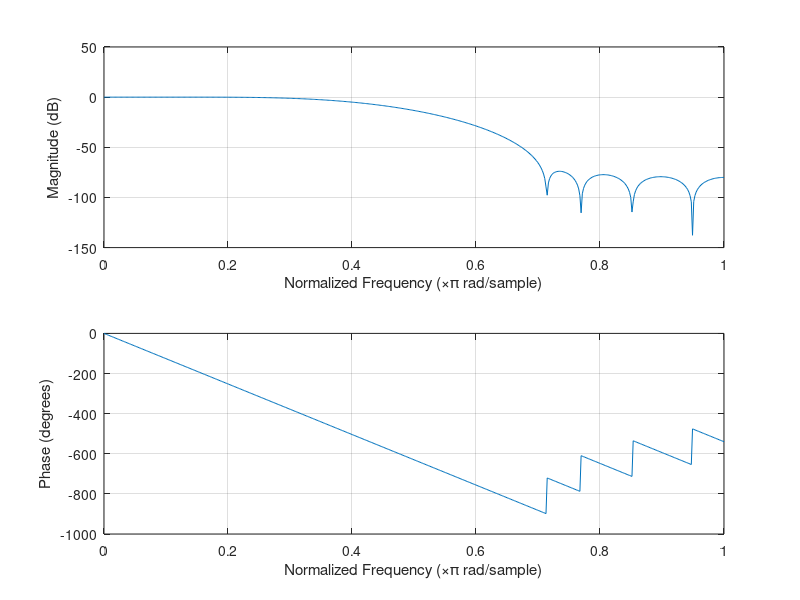
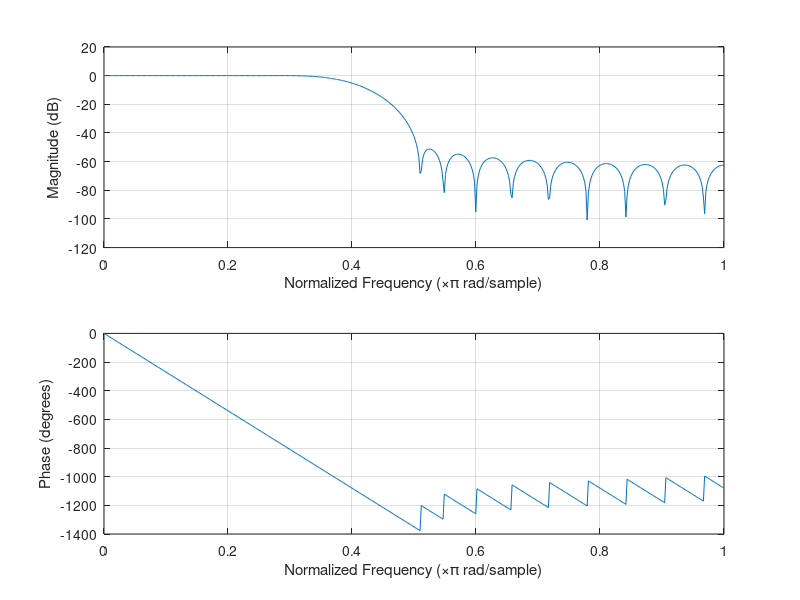
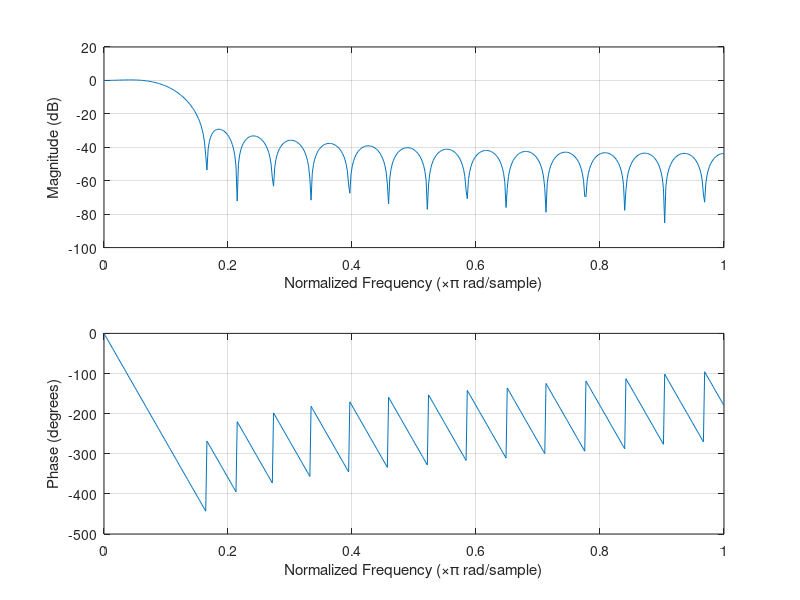
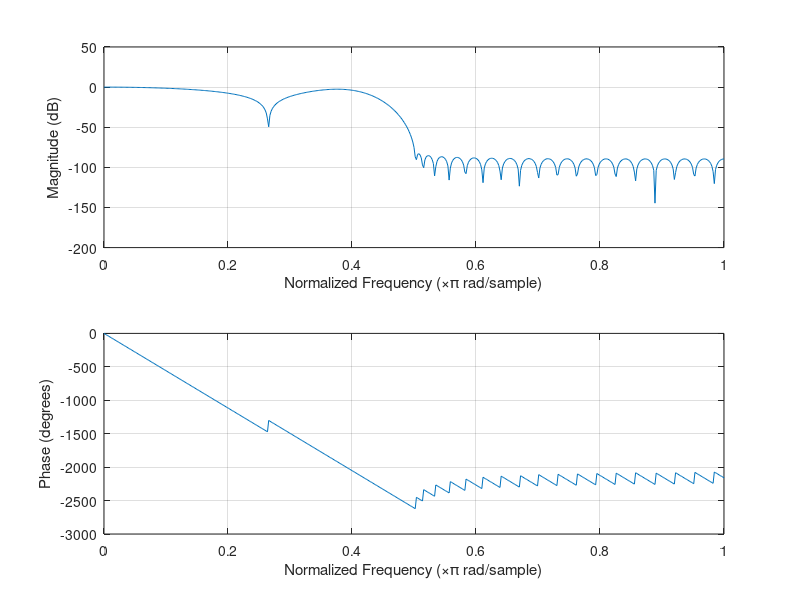

Reproduce these figures in MATLAB, in order.
% Filter design for parallel-gs NTSC/PAL filtering.
pkg load signal;

% As defined by BT.601.
bt601_rate = 13.5e6;

% The subclock of PS2 seems to be 4x BT.601 rate.
subpixel_rate = 4 * bt601_rate;
subpixel_nyquist = subpixel_rate / 2;

ntsc_subcarrier = 315e6 / 88;
pal_subcarrier = 4.43361875e6;

% Grabbed some sensible values from a paper that discusses a physical NTSC/PAL impl in 1997,
% so it looks plausible that PS2 would ship something similar.
ntsc_luma_bw = 4.2e6;
ntsc_luma_stop = 6.75e6;
ntsc_chroma_bw = 1.0e6;
ntsc_chroma_stop = 2.0e6;

% PAL-B which was used in Norway.
pal_luma_bw = 5e6;
pal_luma_stop = 6.75e6;
pal_chroma_bw = 1.3e6;
pal_chroma_stop = 2.2e6;

% First stage of downsampling from 54 MHz to 27 MHz.
% Assume some zero-order hold behavior coming out of the CRTC due to its subclock behavior.
% Most likely it's just holding pixels until the horizontal divider clocks enough times.
% 640 * 4 = 2560
% 512 * 5 = 2560
% 256 * 10 = 2560
% etc ...
% Allow some aliasing to go through to keep filter length reasonable.
% We'll filter that away in the next pass.
ntsc_downsampling_filter = firls(14, [0, ntsc_luma_bw * 1.1, subpixel_nyquist * 0.7, subpixel_nyquist] / subpixel_nyquist, [1 1 0 0]);
pal_downsampling_filter = firls(14, [0, pal_luma_bw * 1.1, subpixel_nyquist * 0.7, subpixel_nyquist] / subpixel_nyquist, [1 1 0 0]);

% Encode filters at 27 MHz. Pure low-pass.
%luma_lp_encode = fir1(30, 0.3689, 'low', kaiser(31, 8.0))'
ntsc_luma_lp_encode = firls(30, [0, ntsc_luma_bw, ntsc_luma_stop, bt601_rate] / bt601_rate, [1 1 0 0]);
ntsc_chroma_lp_encode = firls(30, [0, ntsc_chroma_bw, ntsc_chroma_stop, bt601_rate] / bt601_rate, [1 1 0 0]);
pal_luma_lp_encode = firls(30, [0, pal_luma_bw, ntsc_luma_stop, bt601_rate] / bt601_rate, [1 1 0 0]);
pal_chroma_lp_encode = firls(30, [0, pal_chroma_bw, ntsc_chroma_stop, bt601_rate] / bt601_rate, [1 1 0 0]);

% Decoding composite is much harder.

% NTSC decode
% Suppress the luma DC which ends up at subcarrier freq after demodulating.
ntsc_chroma_lp_decode = firls(64 - 6, [0, ntsc_chroma_bw * 0.5, ntsc_chroma_stop * 0.5, bt601_rate] / bt601_rate, [1 1 0 0])';

ntsc_subcarrier_w = ntsc_subcarrier / (2 * bt601_rate);
subcarrier_zero = exp(2 * pi * j * ntsc_subcarrier_w);
subcarrier_notch = real(conv([1, -subcarrier_zero], [1, -conj(subcarrier_zero)]));
subcarrier_notch = subcarrier_notch' / sum(subcarrier_notch);
ntsc_chroma_lp_decode = conv(ntsc_chroma_lp_decode, subcarrier_notch);

% Suppress the carrier when decoding luma. This leads to less detail in luma.
% Main alternatives are multi-line comb filters, etc.
ntsc_luma_lp_decode = firls(64 - 4, [0, ntsc_luma_bw, ntsc_luma_stop, bt601_rate] / bt601_rate, [1 1 0 0]);
subcarrier_notch = real(conv([1, -subcarrier_zero], [1, -conj(subcarrier_zero)]));
subcarrier_notch = subcarrier_notch' / sum(subcarrier_notch);
ntsc_luma_lp_decode = conv(ntsc_luma_lp_decode, subcarrier_notch)';

% Suppress harmonics of subcarrier which arise when demodulating.
ntsc_subcarrier_w = 2.0 * ntsc_subcarrier / (2 * bt601_rate);
subcarrier_zero = exp(2 * pi * j * ntsc_subcarrier_w);
subcarrier_notch = real(conv([1, -subcarrier_zero], [1, -conj(subcarrier_zero)]));
subcarrier_notch = subcarrier_notch' / sum(subcarrier_notch);
ntsc_chroma_lp_decode = conv(ntsc_chroma_lp_decode, subcarrier_notch)';

% PAL decode
% Just use different carrier freqs.
pal_chroma_lp_decode = firls(64 - 6, [0, pal_chroma_bw * 0.5, pal_chroma_stop * 0.5, bt601_rate] / bt601_rate, [1 1 0 0])';

pal_subcarrier_w = pal_subcarrier / (2 * bt601_rate);
subcarrier_zero = exp(2 * pi * j * pal_subcarrier_w);
subcarrier_notch = real(conv([1, -subcarrier_zero], [1, -conj(subcarrier_zero)]));
subcarrier_notch = subcarrier_notch' / sum(subcarrier_notch);
pal_chroma_lp_decode = conv(pal_chroma_lp_decode, subcarrier_notch);

pal_luma_lp_decode = firls(64 - 4, [0, pal_luma_bw, pal_luma_stop, bt601_rate] / bt601_rate, [1 1 0 0]);
subcarrier_notch = real(conv([1, -subcarrier_zero], [1, -conj(subcarrier_zero)]));
subcarrier_notch = subcarrier_notch' / sum(subcarrier_notch);
pal_luma_lp_decode = conv(pal_luma_lp_decode, subcarrier_notch)';

% Suppress harmonics of subcarrier which arise when demodulating.
pal_subcarrier_w = 2.0 * pal_subcarrier / (2 * bt601_rate);
subcarrier_zero = exp(2 * pi * j * pal_subcarrier_w);
subcarrier_notch = real(conv([1, -subcarrier_zero], [1, -conj(subcarrier_zero)]));
subcarrier_notch = subcarrier_notch' / sum(subcarrier_notch);
pal_chroma_lp_decode = conv(pal_chroma_lp_decode, subcarrier_notch)';

ntsc_luma_lp_decode = ntsc_luma_lp_decode / sum(ntsc_luma_lp_decode);
pal_luma_lp_decode = pal_luma_lp_decode / sum(pal_luma_lp_decode);
ntsc_chroma_lp_decode = ntsc_chroma_lp_decode / sum(ntsc_chroma_lp_decode);
pal_chroma_lp_decode = pal_chroma_lp_decode / sum(pal_chroma_lp_decode);

% Normalize the filters so that DC gain is exactly 0.0 dB.
ntsc_downsampling_filter = ntsc_downsampling_filter / sum(ntsc_downsampling_filter);
ntsc_luma_lp_encode = ntsc_luma_lp_encode / sum(ntsc_luma_lp_encode);
ntsc_chroma_lp_encode = ntsc_chroma_lp_encode / sum(ntsc_chroma_lp_encode);
ntsc_luma_lp_decode = ntsc_luma_lp_decode / sum(ntsc_luma_lp_decode);
ntsc_chroma_lp_decode = ntsc_chroma_lp_decode / sum(ntsc_chroma_lp_decode);

pal_downsampling_filter = pal_downsampling_filter / sum(pal_downsampling_filter);
pal_luma_lp_encode = pal_luma_lp_encode / sum(pal_luma_lp_encode);
pal_chroma_lp_encode = pal_chroma_lp_encode / sum(pal_chroma_lp_encode);
pal_luma_lp_decode = pal_luma_lp_decode / sum(pal_luma_lp_decode);
pal_chroma_lp_decode = pal_chroma_lp_decode / sum(pal_chroma_lp_decode);

h = figure();
set(h, 'Name', 'NTSC downsample filter');
freqz(ntsc_downsampling_filter);

h = figure();
set(h, 'Name', 'NTSC Y encode filter @ 27 MHz');
freqz(ntsc_luma_lp_encode);

h = figure();
set(h, 'Name', 'NTSC UV encode filter @ 27 MHz');
freqz(ntsc_chroma_lp_encode);

h = figure();
set(h, 'Name', 'NTSC Y decode filter @ 27 MHz');
freqz(ntsc_luma_lp_decode);

h = figure();
set(h, 'Name', 'NTSC UV decode filter @ 27 MHz');
freqz(ntsc_chroma_lp_decode);

h = figure();
set(h, 'Name', 'PAL downsample filter @ 27 MHz');
freqz(pal_downsampling_filter);

h = figure();
set(h, 'Name', 'PAL Y encode filter @ 27 MHz');
freqz(pal_luma_lp_encode);

h = figure();
set(h, 'Name', 'PAL UV encode filter @ 27 MHz');
freqz(pal_chroma_lp_encode);

h = figure();
set(h, 'Name', 'PAL Y decode filter @ 27 MHz');
freqz(pal_luma_lp_decode);

h = figure();
set(h, 'Name', 'PAL UV decode filter @ 27 MHz');
freqz(pal_chroma_lp_decode);


assert(length(ntsc_downsampling_filter) == 15, "Length must be 15");
assert(length(ntsc_luma_lp_encode) == 31, "Length must be 31");
assert(length(ntsc_chroma_lp_encode) == 31, "Length must be 31");
assert(length(ntsc_luma_lp_decode) == 63, "Length must be 63");
assert(length(ntsc_chroma_lp_decode) == 63, "Length must be 63");

assert(length(pal_downsampling_filter) == 15, "Length must be 15");
assert(length(pal_luma_lp_encode) == 31, "Length must be 31");
assert(length(pal_chroma_lp_encode) == 31, "Length must be 31");
assert(length(pal_luma_lp_decode) == 63, "Length must be 63");
assert(length(pal_chroma_lp_decode) == 63, "Length must be 63");

printf("// Autogenerated by generate_analog_filters.m\n");
printf("const float DownsamplingKernelNTSC[16] = float[](\n");
printf("    0.0,\n");
printf("    %.10f,\n", ntsc_downsampling_filter(1:14));
printf("    %.10f);\n", ntsc_downsampling_filter(15));
printf("\n");
printf("const float LumaEncodeNTSC[31] = float[](\n");
printf("    %.10f,\n", ntsc_luma_lp_encode(1:30));
printf("    %.10f);\n", ntsc_luma_lp_encode(31));
printf("\n");
printf("const float ChromaEncodeNTSC[31] = float[](\n");
printf("    %.10f,\n", ntsc_chroma_lp_encode(1:30));
printf("    %.10f);\n", ntsc_chroma_lp_encode(31));
printf("\n");
printf("const float LumaDecodeNTSC[63] = float[](\n");
printf("    %.10f,\n", ntsc_luma_lp_decode(1:62));
printf("    %.10f);\n", ntsc_luma_lp_decode(63));
printf("\n");
printf("const float ChromaDecodeNTSC[63] = float[](\n");
printf("    %.10f,\n", ntsc_chroma_lp_decode(1:62));
printf("    %.10f);\n", ntsc_chroma_lp_decode(63));
printf("\n");
printf("const float DownsamplingKernelPAL[16] = float[](\n");
printf("    0.0,\n");
printf("    %.10f,\n", pal_downsampling_filter(1:14));
printf("    %.10f);\n", pal_downsampling_filter(15));
printf("\n");
printf("const float LumaEncodePAL[31] = float[](\n");
printf("    %.10f,\n", pal_luma_lp_encode(1:30));
printf("    %.10f);\n", pal_luma_lp_encode(31));
printf("\n");
printf("const float ChromaEncodePAL[31] = float[](\n");
printf("    %.10f,\n", pal_chroma_lp_encode(1:30));
printf("    %.10f);\n", pal_chroma_lp_encode(31));
printf("\n");
printf("const float LumaDecodePAL[63] = float[](\n");
printf("    %.8f,\n", pal_luma_lp_decode(1:62));
printf("    %.8f);\n", pal_luma_lp_decode(63));
printf("\n");
printf("const float ChromaDecodePAL[63] = float[](\n");
printf("    %.8f,\n", pal_chroma_lp_decode(1:62));
printf("    %.8f);\n", pal_chroma_lp_decode(63));
printf("\n");

printf("////////\n");

% Test some signals.

F = 0.5e6;
y = 0.5 + 0.5 * sin((2 * pi * F / subpixel_rate) * [1 : 8 * 1024]);
u = 0.2 + 0.3 * sin((2 * pi * F / subpixel_rate) * [1 : 8 * 1024]);
v = 0.3 + 0.4 * sin((2 * pi * F / subpixel_rate) * [1 : 8 * 1024]);

% Filter and decimate.
y = conv(y, ntsc_downsampling_filter)(:, 1:2:end);
u = conv(u, ntsc_downsampling_filter)(:, 1:2:end);
v = conv(v, ntsc_downsampling_filter)(:, 1:2:end);

% Low pass filter into target bandwidth.
y = conv(y, ntsc_luma_lp_encode);
u = conv(u, ntsc_chroma_lp_encode);
v = conv(v, ntsc_chroma_lp_encode);

u = u .* cos((2 * pi * ntsc_subcarrier / (2 * bt601_rate)) * [0 : length(u) - 1]);
v = v .* sin((2 * pi * ntsc_subcarrier / (2 * bt601_rate)) * [0 : length(v) - 1]);
c = u + v;

composite_signal = y + c;

% Reconstruct YUV

y = conv(ntsc_luma_lp_decode, composite_signal);
u = 2 * conv(ntsc_chroma_lp_decode, composite_signal .* cos((2 * pi * ntsc_subcarrier / (2 * bt601_rate)) * [0 : length(composite_signal) - 1]));
v = 2 * conv(ntsc_chroma_lp_decode, composite_signal .* sin((2 * pi * ntsc_subcarrier / (2 * bt601_rate)) * [0 : length(composite_signal) - 1]));

h = figure();
set(h, 'Name', 'Composite signal')
plot(composite_signal);

h = figure();
set(h, 'Name', 'Reconstructed Y')
plot(y);

h = figure();
set(h, 'Name', 'Reconstructed U')
plot(u);

h = figure();
set(h, 'Name', 'Reconstructed V')
plot(v);

w = 2 * pi * pal_subcarrier / (bt601_rate * 2.0);

u_signal = exp(-0.01 * ([-30 : 30] .* [-30 : 30]));
v_signal = 0.2 * exp(-0.01 * ([-30 : 30] .* [-30 : 30]));

line0_u_modulator = cos([0 : 60] * w);
line0_v_modulator = sin([0 : 60] * w);
line1_u_modulator = cos([0 : 60] * w + 2 * pi * (0.75 + 1.0 / 625.0));
line1_v_modulator = -sin([0 : 60] * w + 2 * pi * (0.75 + 1.0 / 625.0));

line0 = u_signal .* line0_u_modulator + v_signal .* line0_v_modulator;
line1 = u_signal .* line1_u_modulator + v_signal .* line1_v_modulator;

h = figure();
plot(line0);

h = figure();
plot(line1);

add = line1(:, 3 : 50) + (0.501 * line0(:, 1 : 48) + 0.499 * line0(:, 2 : 49));
sub = line1(:, 3 : 50) - (0.501 * line0(:, 1 : 48) + 0.499 * line0(:, 2 : 49));
add = 0.5 * add;
sub = 0.5 * sub;

%add = line1(:, 3 : 500);
%sub = line1(:, 3 : 500);

add = 2.0 * add .* line1_u_modulator(:, 3 : 50);
sub = 2.0 * sub .* line1_v_modulator(:, 3 : 50);

add = conv(add, pal_chroma_lp_decode);
sub = conv(sub, pal_chroma_lp_decode);

h = figure();
plot(add);

h = figure();
plot(sub);
